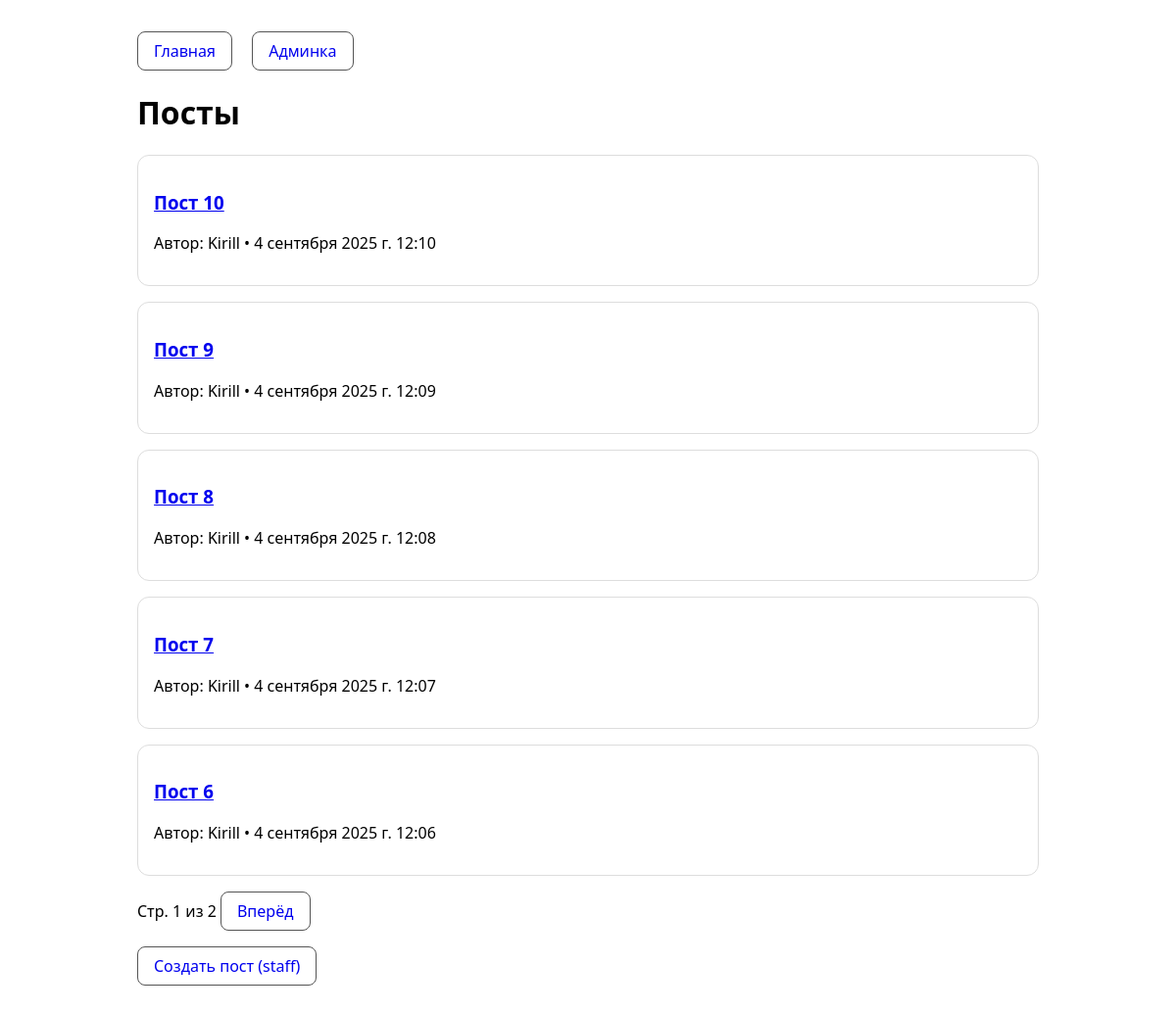
The page / on the database its author committed.
### posts/models.py (models this page shows, shortened)
class Post(models.Model):
    title = models.CharField(max_length=200)
    body = models.TextField()  # правильное поле
    author = models.ForeignKey(User, on_delete=models.CASCADE, related_name='posts')
    created_at = models.DateTimeField(auto_now_add=True)
    updated_at = models.DateTimeField(auto_now=True)
    class Meta:
        ordering = ['-created_at']

### posts/views.py (the view)
# urls.py: path('', views.PostListView.as_view(), name='list'),
class PostListView(PaginationMixin, CachePageMixin, TitleContextMixin, ListView):
    model = Post
    template_name = 'posts/post_list.html'
    context_object_name = 'posts'
    page_title = 'Посты'
    paginate_by = 5
    cache_timeout = 10

### posts/mixins.py (called while the page is built)
    def get_context_data(self, **kwargs):
        ctx = super().get_context_data(**kwargs)
        ctx['page_title'] = getattr(self, 'page_title', '') or self.__class__.__name__
        return ctx

    def get_paginate_by(self, queryset):
        return getattr(self, 'paginate_by', self.paginate_by)

    @method_decorator(cache_page(cache_timeout))
    def dispatch(self, request, *args, **kwargs):
        return super().dispatch(request, *args, **kwargs)

### posts/templates/posts/post_list.html (shortened to what this page needs)
{% extends "base.html" %}
{% block content %}
  {% for p in posts %}
    <div class="card">
      <h3><a href="{% url 'posts:detail' p.pk %}">{{ p.title }}</a></h3>
      <p>Автор: {{ p.author }} • {{ p.created_at }}</p>
    </div>
  {% empty %}
    <p>Пока нет постов.</p>
  {% endfor %}
  {% if is_paginated %}
    <p>
      Стр. {{ page_obj.number }} из {{ paginator.num_pages }}
      {% if page_obj.has_next %}
        <a class="btn" href="?page={{ page_obj.next_page_number }}">Вперёд</a>
      {% endif %}
    </p>
  {% endif %}
  <p><a class="btn" href="{% url 'posts:create' %}">Создать пост (staff)</a></p>
{% endblock %}

### posts/templates/base.html (shortened to what this page needs)
<!doctype html>
<html lang="ru">
  <head>
  </head>
  <body>
    <div class="container">
      <header>
        <a href="{% url 'posts:list' %}" class="btn">Главная</a>
        <a href="{% url 'admin:index' %}" class="btn">Админка</a>
      </header>
      <h1>{{ page_title|default:'Django Mixins' }}</h1>
      {% block content %}{% endblock %}
    </div>
  </body>
</html>

### posts/templates/base.html (style rules this page uses)
body { font-family: system-ui, -apple-system, Segoe UI, Roboto, Arial, sans-serif; margin: 2rem; }
.container { max-width: 920px; margin: 0 auto; }
header a { margin-right: 1rem; }
.card { border: 1px solid #ddd; border-radius: 12px; padding: 1rem; margin-bottom: 1rem; }
.btn { display: inline-block; padding: .5rem 1rem; border: 1px solid #555; border-radius: 8px; text-decoration: none; }

### rows shown on the page
Post: title "Пост 10", author "Kirill", created_at "4 сентября 2025 г. 12:10"
Post: title "Пост 9", author "Kirill", created_at "4 сентября 2025 г. 12:09"
Post: title "Пост 8", author "Kirill", created_at "4 сентября 2025 г. 12:08"
Post: title "Пост 7", author "Kirill", created_at "4 сентября 2025 г. 12:07"
Post: title "Пост 6", author "Kirill", created_at "4 сентября 2025 г. 12:06"

### other values the page prints
{{ page_title|default:'Django Mixins' }} "Посты"
{{ page_obj.number }} "1"
{{ paginator.num_pages }} "2"
